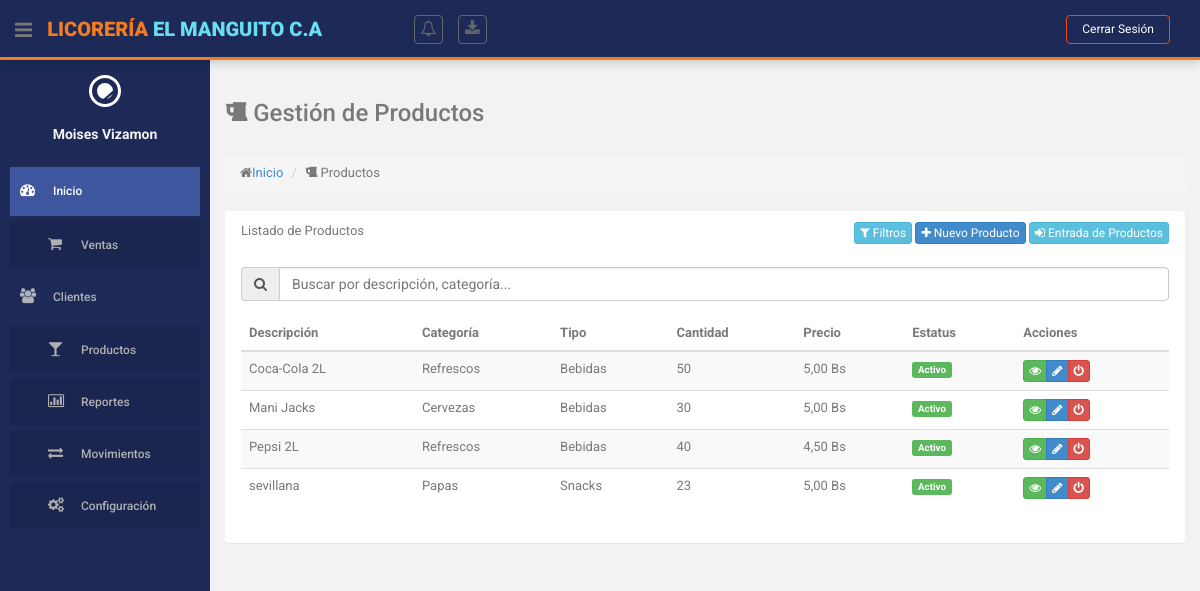
/index.php?action=productos (signed in), run on an earlier commit of the app's database.
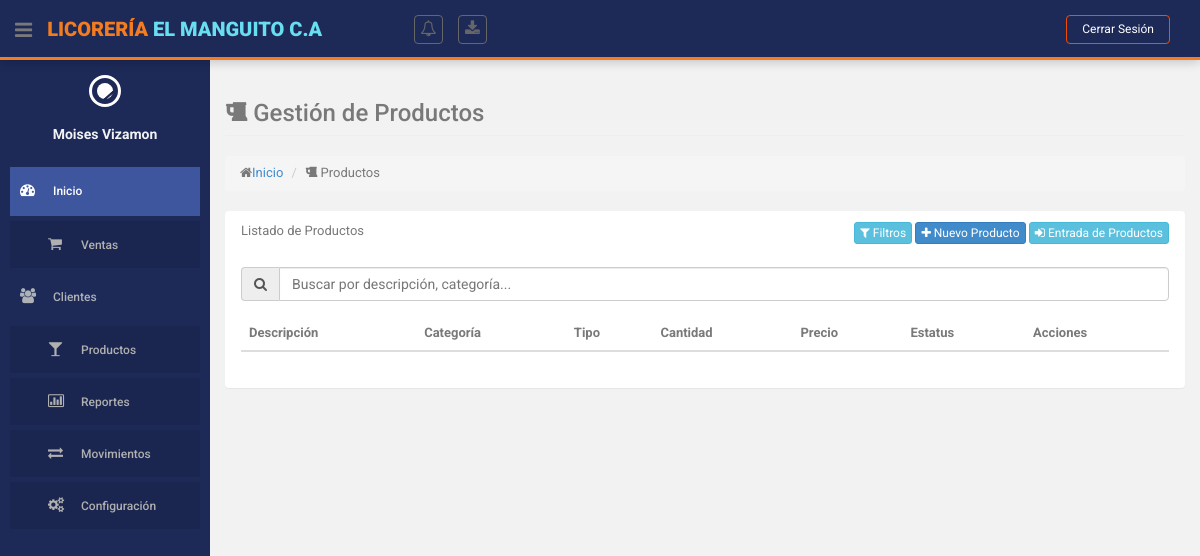
And on a later commit of the database.
### tables this page shows
CREATE TABLE `producto` (
  `id` int(10) NOT NULL,
  `descripcion` varchar(255) NOT NULL,
  `cantidad` int(255) NOT NULL,
  `precio` decimal(10,2) NOT NULL,
  `id_categoria` int(11) NOT NULL,
  `id_estatus` int(11) NOT NULL
);

CREATE TABLE `categorias` (
  `id` int(11) NOT NULL,
  `nombre` varchar(255) NOT NULL,
  `id_tipo_categoria` int(11) NOT NULL,
  `id_estatus` int(11) NOT NULL
);

CREATE TABLE `tipos_categoria` (
  `id` int(11) NOT NULL,
  `nombre` varchar(255) NOT NULL,
  `id_estatus` int(11) NOT NULL DEFAULT 1
);

CREATE TABLE `estatus` (
  `id` int(11) NOT NULL,
  `nombre` varchar(50) NOT NULL
);

### controllers/ProductoController.php (called while the page is built, shortened)
<?php
class ProductoController
{
    private $model;
    public function __construct()
    {
        require_once ROOT_PATH . 'models/ProductoModel.php';
        $this->model = new ProductoModel();
    }
    public function index()
    {
        $pagina = isset($_GET['pagina']) ? (int)$_GET['pagina'] : 1;
        $porPagina = isset($_GET['por_pagina']) ? (int)$_GET['por_pagina'] : 10;
        $termino_busqueda = isset($_GET['busqueda']) ? trim($_GET['busqueda']) : '';
        $filtros = [];
        $filtros_activos = [];
        $resultado = $this->model->obtenerTodosProductos(false, $pagina, $porPagina, $filtros);
        $categorias = $this->model->obtenerCategorias();
        $tipos = $this->model->obtenerTiposCategoria();
        $datos = [
            'productos' => $resultado['productos'],
            'categorias' => $categorias,
            'tipos' => $tipos,
            'total_registros' => $resultado['total_registros'],
            'pagina_actual' => $resultado['pagina_actual'],
            'por_pagina' => $resultado['por_pagina'],
            'total_paginas' => $resultado['total_paginas'],
            'termino_busqueda' => $termino_busqueda,
            'filtros_activos' => $filtros_activos
        ];
        $this->loadView('productos/index', $datos);
    }
    private function loadView($view, $data = [])
    {
        extract($data);
        require ROOT_PATH . 'views/layouts/header.php';
        require ROOT_PATH . 'views/' . $view . '.php';
        require ROOT_PATH . 'views/layouts/footer.php';
    }
}

### models/ProductoModel.php (called while the page is built, shortened)
<?php
class ProductoModel
{
    private $db;
    public function __construct()
    {
        require_once ROOT_PATH . 'config/database.php';
        $database = new Database();
        $this->db = $database->getConnection();
    }
    public function obtenerTodosProductos($soloActivos = true, $pagina = 1, $porPagina = 10, $filtros = [])
    {
        try {
            $params = [];
            $baseQuery = "FROM producto p
                         JOIN categorias c ON p.id_categoria = c.id
                         JOIN estatus e ON p.id_estatus = e.id
                         JOIN tipos_categoria tc ON c.id_tipo_categoria = tc.id";
            $whereClause = '';
            $queryCount = "SELECT COUNT(*) as total " . $baseQuery . $whereClause;
            $stmtCount = $this->db->prepare($queryCount);
            $stmtCount->execute();
            $totalRegistros = $stmtCount->fetch(PDO::FETCH_ASSOC)['total'];
            $totalPaginas = ceil($totalRegistros / $porPagina);
            $pagina = max(1, min($pagina, $totalPaginas));
            $offset = ($pagina - 1) * $porPagina;
            $query = "SELECT p.*, c.nombre as categoria, e.nombre as estatus, tc.nombre as tipo_categoria "
                   . $baseQuery . $whereClause . "
                   ORDER BY p.descripcion ASC
                   LIMIT :offset, :porPagina";
            $stmt = $this->db->prepare($query);
            $stmt->bindValue(':offset', $offset, PDO::PARAM_INT);
            $stmt->bindValue(':porPagina', $porPagina, PDO::PARAM_INT);
            $stmt->execute();
            $productos = $stmt->fetchAll(PDO::FETCH_ASSOC);
            return [
                'productos' => $productos,
                'total_registros' => $totalRegistros,
                'pagina_actual' => $pagina,
                'por_pagina' => $porPagina,
                'total_paginas' => $totalPaginas
            ];
        } catch (PDOException $e) {
            error_log('Error en obtenerTodosProductos: ' . $e->getMessage());
            $this->errors[] = "Error al obtener productos: " . $e->getMessage();
            return false;
        }
    }
    public function obtenerTiposCategoria()
    {
        $query = "SELECT * FROM tipos_categoria";
        $stmt = $this->db->prepare($query);
        $stmt->execute();
        return $stmt->fetchAll(PDO::FETCH_ASSOC);
    }
}

### config/database.php (called while the page is built, shortened)
<?php
class Database {
    private $host = "localhost";
    private $db_name = "licoreria";
    private $username = "root";
    private $password = "";
    public function getConnection() {
        $this->conn = null;
        try {
            $this->conn = new PDO(
                "mysql:host=" . $this->host . ";dbname=" . $this->db_name,
                $this->username,
                $this->password
            );
            $this->conn->setAttribute(PDO::ATTR_ERRMODE, PDO::ERRMODE_EXCEPTION);
        } catch(PDOException $e) {
            error_log('Error de conexión: ' . $e->getMessage());
        }
        return $this->conn;
    }
}
?>

### views/productos/index.php (the view, shortened to what the changed rows need)
<section id="main-content">
    <section class="wrapper">
        <div class="row">
            <div class="col-lg-12">
                <section class="panel">
                    <div class="panel-body">
                        <table id="tablaProductos" class="table table-striped table-advance table-hover">
                            <thead>
                                <tr>
                                    <th>Descripción</th>
                                    <th>Categoría</th>
                                    <th>Tipo</th>
                                    <th>Cantidad</th>
                                    <th>Precio</th>
                                    <th>Estatus</th>
                                    <th>Acciones</th>
                                </tr>
                            </thead>
                            <tbody>
                                <?php foreach ($productos as $producto): ?>
                                    <tr>
                                        <td><?= htmlspecialchars($producto['descripcion']); ?></td>
                                        <td><?= $producto['categoria']; ?></td>
                                        <td><?= $producto['tipo_categoria']; ?></td>
                                        <td><?= $producto['cantidad']; ?></td>
                                        <td><?= number_format($producto['precio'], 2, ',', '.'); ?> Bs</td>
                                        <td>
                                            <span class="label label-<?= $producto['estatus'] == 'Activo' ? 'success' : 'danger'; ?>">
                                                <?= $producto['estatus']; ?>
                                            </span>
                                        </td>
                                        <td>
                                            <div class="btn-group">
                                                <a href="<?= BASE_URL ?>index.php?action=productos&method=mostrar&id=<?= $producto['id']; ?>"
                                                    class="btn btn-success btn-xs" title="Ver">
                                                    <i class="fa fa-eye"></i>
                                                </a>
                                                <?php if ($_SESSION['user_rol'] != 2): ?>
                                                <a href="<?= BASE_URL ?>index.php?action=productos&method=editar&id=<?= $producto['id']; ?>"
                                                    class="btn btn-primary btn-xs" title="Editar">
                                                    <i class="fa fa-pencil"></i>
                                                </a>
                                                <button onclick="cambiarEstado(<?= $producto['id']; ?>, '<?= $producto['estatus']; ?>')"
                                                    class="btn btn-<?= $producto['id_estatus'] == 1 ? 'danger' : 'success'; ?> btn-xs"
                                                    title="<?= $producto['id_estatus'] == 1 ? 'Desactivar' : 'Activar'; ?>">
                                                    <i class="fa fa-power-off"></i>
                                                </button>
                                                <?php endif; ?>
                                            </div>
                                        </td>
                                    </tr>
                                <?php endforeach; ?>
                            </tbody>
                        </table>
                    </div>
                </section>
            </div>
        </div>
    </section>
</section>

What changed in the data, as far as the page shows it:
removed producto: descripcion "Coca-Cola 2L", id_categoria.nombre "Refrescos", tipos_categoria.nombre "Bebidas", cantidad "50", precio "5,00", id_estatus.nombre "Activo"
removed producto: descripcion "Mani Jacks", id_categoria.nombre "Cervezas", tipos_categoria.nombre "Bebidas", cantidad "30", precio "5,00", id_estatus.nombre "Activo"
removed producto: descripcion "Pepsi 2L", id_categoria.nombre "Refrescos", tipos_categoria.nombre "Bebidas", cantidad "40", precio "4,50", id_estatus.nombre "Activo"
removed producto: descripcion "sevillana", id_categoria.nombre "Papas", tipos_categoria.nombre "Snacks", cantidad "23", precio "5,00", id_estatus.nombre "Activo"
